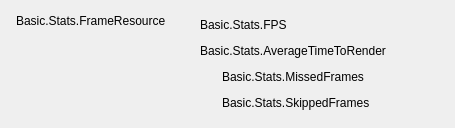
       <widget class="QWidget" name="widget_FrameResource" native="true">
        <property name="minimumSize">
         <size>
          <width>0</width>
          <height>0</height>
         </size>
        </property>
        <layout class="QFormLayout" name="formLayout_2">
         <property name="fieldGrowthPolicy">
          <enum>QFormLayout::AllNonFixedFieldsGrow</enum>
         </property>
         <property name="horizontalSpacing">
          <number>0</number>
         </property>
         <property name="verticalSpacing">
          <number>0</number>
         </property>
         <property name="leftMargin">
          <number>16</number>
         </property>
         <property name="topMargin">
          <number>12</number>
         </property>
         <property name="rightMargin">
          <number>16</number>
         </property>
         <property name="bottomMargin">
          <number>12</number>
         </property>
         <item row="0" column="0">
          <widget class="QLabel" name="label_FrameResource">
           <property name="sizePolicy">
            <sizepolicy hsizetype="Fixed" vsizetype="Fixed">
             <horstretch>0</horstretch>
             <verstretch>0</verstretch>
            </sizepolicy>
           </property>
           <property name="minimumSize">
            <size>
             <width>184</width>
             <height>18</height>
            </size>
           </property>
           <property name="maximumSize">
            <size>
             <width>184</width>
             <height>18</height>
            </size>
           </property>
           <property name="text">
            <string>Basic.Stats.FrameResource</string>
           </property>
          </widget>
         </item>
         <item row="0" column="1">
          <layout class="QHBoxLayout" name="horizontalLayout_FPS">
           <property name="spacing">
            <number>6</number>
           </property>
           <property name="topMargin">
            <number>4</number>
           </property>
           <property name="bottomMargin">
            <number>4</number>
           </property>
           <item>
            <widget class="QLabel" name="label_FPS">
             <property name="sizePolicy">
              <sizepolicy hsizetype="Preferred" vsizetype="Preferred">
               <horstretch>0</horstretch>
               <verstretch>0</verstretch>
              </sizepolicy>
             </property>
             <property name="minimumSize">
              <size>
               <width>0</width>
               <height>18</height>
              </size>
             </property>
             <property name="maximumSize">
              <size>
               <width>16777215</width>
               <height>16777215</height>
              </size>
             </property>
             <property name="text">
              <string>Basic.Stats.FPS</string>
             </property>
            </widget>
           </item>
           <item>
            <widget class="QLabel" name="label_FPSValue">
             <property name="sizePolicy">
              <sizepolicy hsizetype="Preferred" vsizetype="Fixed">
               <horstretch>0</horstretch>
               <verstretch>0</verstretch>
              </sizepolicy>
             </property>
             <property name="minimumSize">
              <size>
               <width>0</width>
               <height>17</height>
              </size>
             </property>
             <property name="maximumSize">
              <size>
               <width>16777215</width>
               <height>17</height>
              </size>
             </property>
             <property name="text">
              <string/>
             </property>
            </widget>
           </item>
           <item>
            <spacer name="horizontalSpacer_6">
             <property name="orientation">
              <enum>Qt::Horizontal</enum>
             </property>
             <property name="sizeHint" stdset="0">
              <size>
               <width>40</width>
               <height>1</height>
              </size>
             </property>
            </spacer>
           </item>
          </layout>
         </item>
         <item row="3" column="1">
          <layout class="QHBoxLayout" name="horizontalLayout_SkippedFrames">
           <property name="spacing">
            <number>6</number>
           </property>
           <property name="topMargin">
            <number>4</number>
           </property>
           <property name="bottomMargin">
            <number>4</number>
           </property>
           <item alignment="Qt::AlignHCenter|Qt::AlignVCenter">
            <widget class="QWidget" name="widget_SkippedFramesState" native="true">
             <property name="sizePolicy">
              <sizepolicy hsizetype="Fixed" vsizetype="Fixed">
               <horstretch>0</horstretch>
               <verstretch>0</verstretch>
              </sizepolicy>
             </property>
             <property name="minimumSize">
              <size>
               <width>16</width>
               <height>16</height>
              </size>
             </property>
             <property name="maximumSize">
              <size>
               <width>16</width>
               <height>16</height>
              </size>
             </property>
             <layout class="QHBoxLayout" name="horizontalLayout_9">
              <property name="spacing">
               <number>0</number>
              </property>
              <property name="leftMargin">
               <number>0</number>
              </property>
              <property name="topMargin">
               <number>0</number>
              </property>
              <property name="rightMargin">
               <number>0</number>
              </property>
              <property name="bottomMargin">
               <number>0</number>
              </property>
              <item>
               <widget class="QLabel" name="label_SkippedFramesState">
                <property name="sizePolicy">
                 <sizepolicy hsizetype="Fixed" vsizetype="Fixed">
                  <horstretch>0</horstretch>
                  <verstretch>0</verstretch>
                 </sizepolicy>
                </property>
                <property name="minimumSize">
                 <size>
                  <width>6</width>
                  <height>6</height>
                 </size>
                </property>
                <property name="maximumSize">
                 <size>
                  <width>6</width>
                  <height>6</height>
                 </size>
                </property>
                <property name="text">
                 <string/>
                </property>
               </widget>
              </item>
             </layout>
            </widget>
           </item>
           <item>
            <widget class="QLabel" name="label_SkippedFrames">
             <property name="sizePolicy">
              <sizepolicy hsizetype="Preferred" vsizetype="Preferred">
               <horstretch>0</horstretch>
               <verstretch>0</verstretch>
              </sizepolicy>
             </property>
             <property name="minimumSize">
              <size>
               <width>0</width>
               <height>18</height>
              </size>
             </property>
             <property name="maximumSize">
              <size>
               <width>16777215</width>
               <height>16777215</height>
              </size>
             </property>
             <property name="text">
              <string>Basic.Stats.SkippedFrames</string>
             </property>
            </widget>
           </item>
           <item>
            <widget class="QLabel" name="label_SkippedFramesValue">
             <property name="sizePolicy">
              <sizepolicy hsizetype="Preferred" vsizetype="Fixed">
               <horstretch>0</horstretch>
               <verstretch>0</verstretch>
              </sizepolicy>
             </property>
             <property name="minimumSize">
              <size>
               <width>0</width>
               <height>17</height>
              </size>
             </property>
             <property name="maximumSize">
              <size>
               <width>16777215</width>
               <height>17</height>
              </size>
             </property>
             <property name="text">
              <string/>
             </property>
            </widget>
           </item>
           <item>
            <spacer name="horizontalSpacer_9">
             <property name="orientation">
              <enum>Qt::Horizontal</enum>
             </property>
             <property name="sizeHint" stdset="0">
              <size>
               <width>40</width>
               <height>1</height>
              </size>
             </property>
            </spacer>
           </item>
          </layout>
         </item>
         <item row="1" column="1">
          <layout class="QHBoxLayout" name="horizontalLayout_FrameRenderingAvg">
           <property name="spacing">
            <number>6</number>
           </property>
           <property name="topMargin">
            <number>4</number>
           </property>
           <property name="bottomMargin">
            <number>4</number>
           </property>
           <item>
            <widget class="QLabel" name="label_FrameRenderingAvg">
             <property name="sizePolicy">
              <sizepolicy hsizetype="Preferred" vsizetype="Preferred">
               <horstretch>0</horstretch>
               <verstretch>0</verstretch>
              </sizepolicy>
             </property>
             <property name="minimumSize">
              <size>
               <width>0</width>
               <height>18</height>
              </size>
             </property>
             <property name="maximumSize">
              <size>
               <width>16777215</width>
               <height>16777215</height>
              </size>
             </property>
             <property name="text">
              <string>Basic.Stats.AverageTimeToRender</string>
             </property>
            </widget>
           </item>
           <item>
            <widget class="QLabel" name="label_FrameRenderingAvgValue">
             <property name="sizePolicy">
              <sizepolicy hsizetype="Preferred" vsizetype="Fixed">
               <horstretch>0</horstretch>
               <verstretch>0</verstretch>
              </sizepolicy>
             </property>
             <property name="minimumSize">
              <size>
               <width>0</width>
               <height>17</height>
              </size>
             </property>
             <property name="maximumSize">
              <size>
               <width>16777215</width>
               <height>17</height>
              </size>
             </property>
             <property name="text">
              <string/>
             </property>
            </widget>
           </item>
           <item>
            <spacer name="horizontalSpacer_7">
             <property name="orientation">
              <enum>Qt::Horizontal</enum>
             </property>
             <property name="sizeHint" stdset="0">
              <size>
               <width>40</width>
               <height>1</height>
              </size>
             </property>
            </spacer>
           </item>
          </layout>
         </item>
         <item row="2" column="1">
          <layout class="QHBoxLayout" name="horizontalLayout_MissedFrames">
           <property name="spacing">
            <number>6</number>
           </property>
           <property name="topMargin">
            <number>4</number>
           </property>
           <property name="bottomMargin">
            <number>4</number>
           </property>
           <item alignment="Qt::AlignHCenter|Qt::AlignVCenter">
            <widget class="QWidget" name="widget_MissedFramesState" native="true">
             <property name="sizePolicy">
              <sizepolicy hsizetype="Fixed" vsizetype="Fixed">
               <horstretch>0</horstretch>
               <verstretch>0</verstretch>
              </sizepolicy>
             </property>
             <property name="minimumSize">
              <size>
               <width>16</width>
               <height>16</height>
              </size>
             </property>
             <property name="maximumSize">
              <size>
               <width>16</width>
               <height>16</height>
              </size>
             </property>
             <layout class="QHBoxLayout" name="horizontalLayout_10">
              <property name="spacing">
               <number>0</number>
              </property>
              <property name="leftMargin">
               <number>0</number>
              </property>
              <property name="topMargin">
               <number>0</number>
              </property>
              <property name="rightMargin">
               <number>0</number>
              </property>
              <property name="bottomMargin">
               <number>0</number>
              </property>
              <item>
               <widget class="QLabel" name="label_MissedFramesState">
                <property name="sizePolicy">
                 <sizepolicy hsizetype="Fixed" vsizetype="Fixed">
                  <horstretch>0</horstretch>
                  <verstretch>0</verstretch>
                 </sizepolicy>
                </property>
                <property name="minimumSize">
                 <size>
                  <width>6</width>
                  <height>6</height>
                 </size>
                </property>
                <property name="maximumSize">
                 <size>
                  <width>6</width>
                  <height>6</height>
                 </size>
                </property>
                <property name="text">
                 <string/>
                </property>
               </widget>
              </item>
             </layout>
            </widget>
           </item>
           <item>
            <widget class="QLabel" name="label_MissedFrames">
             <property name="sizePolicy">
              <sizepolicy hsizetype="Preferred" vsizetype="Preferred">
               <horstretch>0</horstretch>
               <verstretch>0</verstretch>
              </sizepolicy>
             </property>
             <property name="minimumSize">
              <size>
               <width>0</width>
               <height>18</height>
              </size>
             </property>
             <property name="maximumSize">
              <size>
               <width>16777215</width>
               <height>16777215</height>
              </size>
             </property>
             <property name="text">
              <string>Basic.Stats.MissedFrames</string>
             </property>
            </widget>
           </item>
           <item>
            <widget class="QLabel" name="label_MissedFramesValue">
             <property name="sizePolicy">
              <sizepolicy hsizetype="Preferred" vsizetype="Fixed">
               <horstretch>0</horstretch>
               <verstretch>0</verstretch>
              </sizepolicy>
             </property>
             <property name="minimumSize">
              <size>
               <width>0</width>
               <height>17</height>
              </size>
             </property>
             <property name="maximumSize">
              <size>
               <width>16777215</width>
               <height>17</height>
              </size>
             </property>
             <property name="text">
              <string/>
             </property>
            </widget>
           </item>
           <item>
            <spacer name="horizontalSpacer_8">
             <property name="orientation">
              <enum>Qt::Horizontal</enum>
             </property>
             <property name="sizeHint" stdset="0">
              <size>
               <width>40</width>
               <height>1</height>
              </size>
             </property>
            </spacer>
           </item>
          </layout>
         </item>
        </layout>
       </widget>
